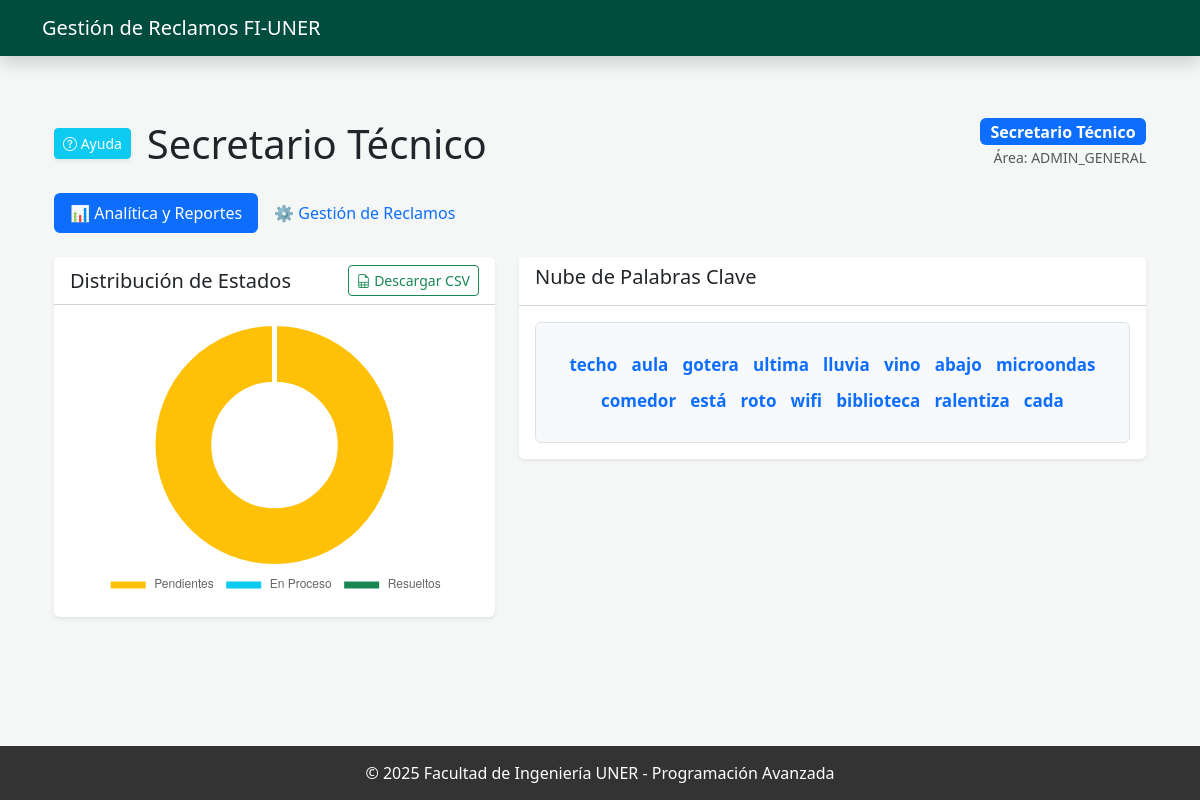
/admin/dashboard (signed in), run on the app's committed database.
### modules/usuarios.py (models this page shows)
class Usuario(db.Model):
    __tablename__ = 'usuarios' # Nombre de la tabla en la base de datos, seguido de los atributos/columnas
    id = db.Column(db.Integer, primary_key=True)
    username = db.Column(db.String(50), unique=True, nullable=False)
    password = db.Column(db.String(100), nullable=False)
    nombre = db.Column(db.String(50))
    apellido = db.Column(db.String(50))
    claustro = db.Column(db.Enum(Claustro))
    rol_admin = db.Column(db.Enum(RolAdmin))
    departamento_id = db.Column(db.String(50), nullable=True)
    reclamos_creados = db.relationship('Reclamo', backref='autor', lazy=True) # Relación uno a muchos con Reclamo
    tipo_usuario = db.Column(db.String(50)) # Columna para el tipo de usuario (polimorfismo)
    __mapper_args__ = {
        'polymorphic_identity': 'usuario',
        'polymorphic_on': tipo_usuario
    }

### app.py (the view)
@app.route('/admin/dashboard')
@login_required
def admin_dashboard():
    user = Usuario.query.get(session['user_id'])
    if user.tipo_usuario == 'secretario':
        reclamos_lista = Reclamo.query.all()
        depto_para_analitica = None
    else:
        reclamos_lista = Reclamo.query.filter_by(departamento_id=user.departamento_id).all()
        depto_para_analitica = user.departamento_id
    datos_analitica = analitica_servicio.obtener_datos_dashboard(depto_para_analitica)
    return render_template('admin_dashboard.html',
                           reclamos_admin=reclamos_lista,
                           data_analitica=datos_analitica,
                           current_user=user)

### app.py (called while the page is built)
def login_required(f):
    @wraps(f)
    def decorated_function(*args, **kwargs):
        if 'user_id' not in session:
            flash("Por favor, inicia sesión.", "warning")
            return redirect(url_for('login'))
        return f(*args, **kwargs)
    return decorated_function

### templates/admin_dashboard.html (shortened to what this page needs)
{% extends "base.html" %}
{% block content %}
<div class="container mt-4">
    <div class="d-flex justify-content-between align-items-center mb-4">
        <div class="d-flex align-items-center">
            <button type="button" class="btn btn-info btn-sm me-3 shadow-sm text-white" data-bs-toggle="modal" data-bs-target="#modalAyuda">
                <i class="bi bi-question-circle"></i> Ayuda
            </button>
            <h1 class="mb-0">
                 {{ current_user.rol_admin.value }}
            </h1>
        </div>
        <div class="text-end">
            <span class="badge bg-primary fs-6">{{ current_user.nombre }} {{ current_user.apellido if current_user.apellido else '' }}</span><br>
            <small class="text-muted">Área: {{ current_user.departamento_id or 'General' }}</small>
        </div>
    </div>
    <ul class="nav nav-pills mb-4" id="adminTabs" role="tablist">
        <li class="nav-item">
            <button class="nav-link active" data-bs-toggle="pill" data-bs-target="#analitica">📊 Analítica y Reportes</button>
        </li>
        <li class="nav-item">
            <button class="nav-link" data-bs-toggle="pill" data-bs-target="#gestion">⚙️ Gestión de Reclamos</button>
        </li>
    </ul>
    <div class="tab-content">
        <div class="tab-pane fade show active" id="analitica">
            <div class="row">
                <div class="col-md-5">
                    <div class="card shadow-sm mb-4 border-0">
                        <div class="card-header bg-white d-flex justify-content-between align-items-center">
                            <h5 class="mb-0">Distribución de Estados</h5>
                            <a href="{{ url_for('descargar_reporte') }}" class="btn btn-sm btn-outline-success">
                                <i class="bi bi-file-earmark-spreadsheet"></i> Descargar CSV
                            </a>
                        </div>
                        <div class="card-body text-center">
                            <canvas id="chartEstados" style="max-height: 280px;"></canvas>
                        </div>
                    </div>
                </div>
                <div class="col-md-7">
                    <div class="card shadow-sm mb-4 border-0">
                        <div class="card-header bg-white"><h5>Nube de Palabras Clave</h5></div>
                        <div class="card-body text-center">
                            <div class="p-4 border rounded bg-light">
                                {% if data_analitica.frecuencia %}
                                    {% for palabra, cuenta in data_analitica.frecuencia.items() %}
                                        <span style="font-size: {{ 14 + (cuenta * 3) }}px; margin: 5px;" class="text-primary fw-bold d-inline-block">
                                            {{ palabra }}
                                        </span>
                                    {% endfor %}
                                {% else %}
                                    <p class="text-muted">No hay datos para generar la nube de palabras.</p>
                                {% endif %}
                            </div>
                        </div>
                    </div>
                </div>
            </div>
        </div>
    </div>
</div>
<script>
    document.addEventListener('DOMContentLoaded', function() {
        const ctx = document.getElementById('chartEstados').getContext('2d');
        new Chart(ctx, {
            type: 'doughnut',
            data: {
                labels: ['Pendientes', 'En Proceso', 'Resueltos'],
                datasets: [{
                    data: [
                        {{ data_analitica.stats.pendientes if data_analitica.stats else 0 }},
                        {{ data_analitica.stats.en_proceso if data_analitica.stats else 0 }},
                        {{ data_analitica.stats.resueltos if data_analitica.stats else 0 }}
                    ],
                    backgroundColor: ['#ffc107', '#0dcaf0', '#198754'],
                    borderWidth: 5,
                    borderColor: '#ffffff'
                }]
            },
            options: {
                responsive: true,
                maintainAspectRatio: false,
                plugins: { legend: { position: 'bottom' } }
            }
        });
    });
</script>
{% endblock %}

### templates/base.html (shortened to what this page needs)
<!DOCTYPE html>
<html lang="es">
<head>
    <link href="https://cdn.jsdelivr.net/npm/bootstrap@5.3.0/dist/css/bootstrap.min.css" rel="stylesheet">
    <link rel="stylesheet" href="https://cdn.jsdelivr.net/npm/bootstrap-icons@1.10.0/font/bootstrap-icons.css">
</head>
<body class="d-flex flex-column">
    <nav class="navbar navbar-expand-lg navbar-dark fixed-top shadow">
        <div class="container">
            <a class="navbar-brand" href="{{ url_for('index') }}">
                Gestión de Reclamos FI-UNER
            </a>
        </div>
    </nav>
    <div class="container my-4">
        {% block content %}{% endblock %}
    </div>
    <footer class="footer">
        © 2025 Facultad de Ingeniería UNER - Programación Avanzada
    </footer>
</body>
</html>

### templates/base.html (style rules this page uses)
body { padding-top: 70px; background-color: #f4f7f6; min-height: 100vh; }
.navbar { background-color: #004d40; }
.footer { background-color: #333; color: white; padding: 15px 0; text-align: center; width: 100%; margin-top: auto; }

### data on the page
Usuario: rol_admin.value "Secretario Técnico", nombre "Secretario", apellido "Técnico", departamento "ADMIN_GENERAL"

### other printed values
{{ palabra }} "techo" "aula" "gotera" "ultima" "lluvia" "vino" "abajo" "microondas" "comedor" "está" "roto" "wifi" "biblioteca" "ralentiza" "cada"
